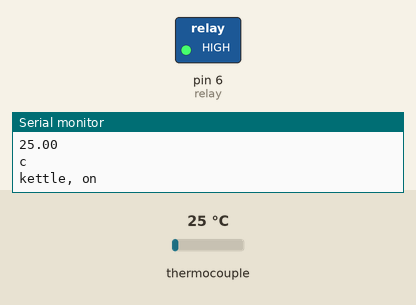
Recording of a sketch running on a simulated Arduino Uno, built with avr-gcc and run on an emulated ATmega328P. On the bench: switched loads named in the sketch (green lamp = pin HIGH), the last lines printed to the serial monitor. Wiring (inferred from the names in the program): MAX6675 thermocouple converter: CS pin 10; MISO pin 12; SCK pin 13. Inputs (shaded band) come from the test bench; at power-on: thermocouple 25 °C. Pins used as bus, display or sensor lines are not drawn.

Above: at 1.2 s.
1.3 s: thermocouple set to 73 °C
2.8 s: thermocouple set to 80 °C
At 3.6 s:
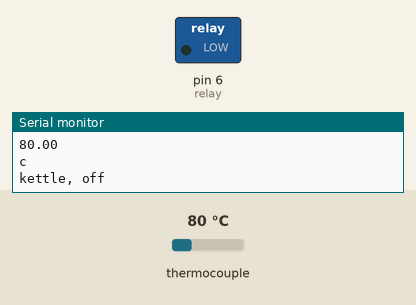
4.5 s: thermocouple set to 70 °C
6.0 s: thermocouple set to 61 °C
At 6.7 s:
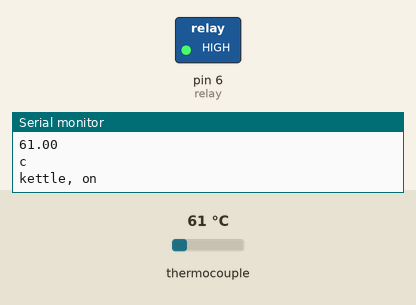
7.5 s: thermocouple set to 150 °C
At 8.3 s:
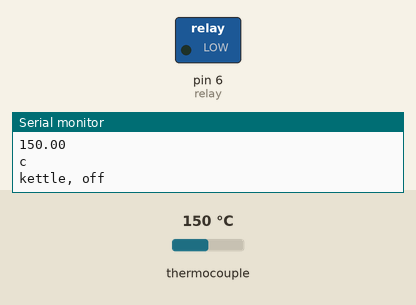
Timing chart, 0 to 10.0 s (numbered marks = the images above; inputs shaded):
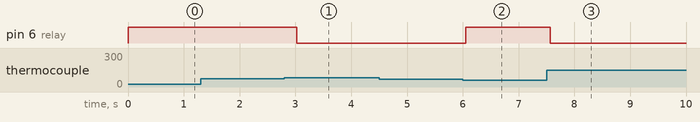

Measured:
- the behaviour switches between 75 and 76 °C on thermocouple (found by bisection; images 0 and 1)
- the behaviour switches between 65 and 64 °C on thermocouple (found by bisection; images 1 and 2)
- after the input at 2.8 s, pin 6 (relay): HIGH → LOW after 0.23 s
- after the input at 6.0 s, pin 6 (relay): LOW → HIGH after 0.05 s
- after the input at 7.5 s, pin 6 (relay): HIGH → LOW after 0.06 s

The sketch:

kettle_heat_regulator.ino
```cpp
/** MAX6675 Thermocouple Reader Example Code
*
*  This is so simple a library would be silly!
*
*  6675 Module   ==>   Arduino
*    CS          ==>     D10
*    SO          ==>     D12
*    SCK         ==>     D13
*    Vcc         ==>     Vcc (5v OK)
*    Gnd         ==>     Gnd
*
*  You can change the pin assignments below, any pins you want are fine.
*
*  Upload coade and open your Serial terminal at 9600 to see the temperature
*    printed every 1.5 seconds.  That's all!
*
*/

#include <SPI.h>

#define MAX6675_CS   10
#define MAX6675_SO   12
#define MAX6675_SCK  13
int relay = 6;

void setup() {
  Serial.begin(9600);
  pinMode (relay, OUTPUT);
}

void loop() {
  // put your main code here, to run repeatedly:
  Serial.println(readThermocouple());
  Serial.println('c');

  // Just for completeness
  if(readThermocouple() > 75)
  {
     digitalWrite (relay,LOW);
     Serial.println ("kettle, off");

  }
  else if(readThermocouple() < 65){
   digitalWrite (relay,HIGH);
   Serial.println ("kettle, on");
  }
   delay(500);
}
double readThermocouple() {

  uint16_t v;
  pinMode(MAX6675_CS, OUTPUT);
  pinMode(MAX6675_SO, INPUT);
  pinMode(MAX6675_SCK, OUTPUT);

  digitalWrite(MAX6675_CS, LOW);
  delay(1);

  // Read in 16 bits,
  //  15    = 0 always
  //  14..2 = 0.25 degree counts MSB First
  //  2     = 1 if thermocouple is open circuit
  //  1..0  = uninteresting status

  v = shiftIn(MAX6675_SO, MAX6675_SCK, MSBFIRST);
  v <<= 8;
  v |= shiftIn(MAX6675_SO, MAX6675_SCK, MSBFIRST);

  digitalWrite(MAX6675_CS, HIGH);
  if (v & 0x4)
  {
    // Bit 2 indicates if the thermocouple is disconnected
    return NAN;
  }

  // The lower three bits (0,1,2) are discarded status bits
  v >>= 3;

  // The remaining bits are the number of 0.25 degree (C) counts
  return v*0.25;

}
```
